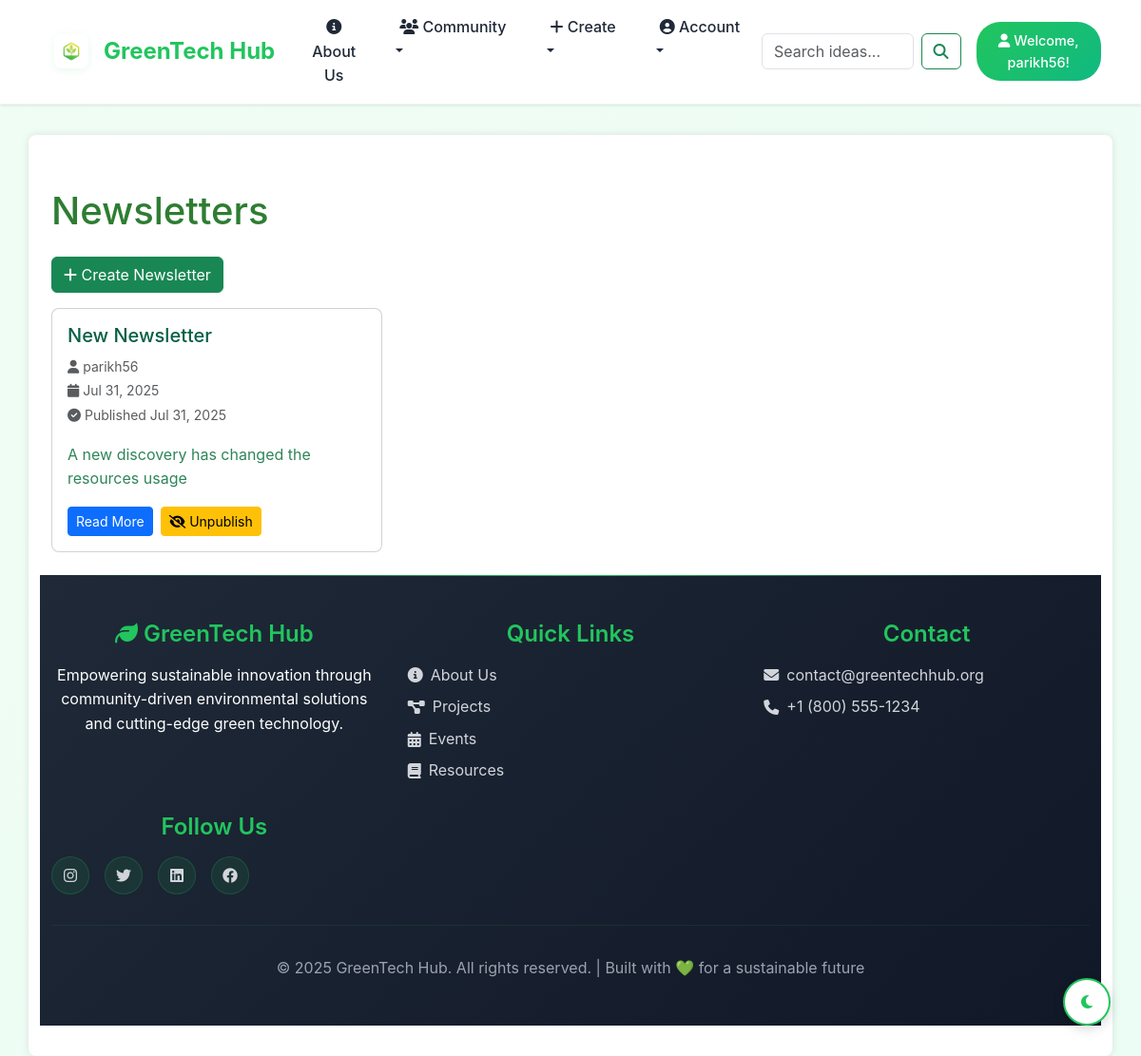
Screenshot of /newsletters/ (signed in) with the database file from the repository.
### green_app/models.py (models this page shows, shortened)
class Newsletter(models.Model):
    title = models.CharField(max_length=200)
    content = models.TextField()
    author = models.ForeignKey(User, on_delete=models.CASCADE)
    is_published = models.BooleanField(default=False)
    published_at = models.DateTimeField(null=True, blank=True)
    created_at = models.DateTimeField(auto_now_add=True)

### green_app/views.py (the view)
# urls.py: path('newsletters/', views.NewsletterListView.as_view(), name='newsletter_list'),
class NewsletterListView(ListView):
    model = Newsletter
    template_name = 'green_app/newsletter_list.html'
    context_object_name = 'newsletters'
    ordering = ['-created_at']
    paginate_by = 10
    def get_queryset(self):
        if self.request.user.is_staff:
            return super().get_queryset()
        return super().get_queryset().filter(is_published=True)

### templates/green_app/newsletter_list.html (shortened to what this page needs)
{% extends 'green_app/base.html' %}
{% block content %}
<div class="container mt-4">
    <div class="row">
        <div class="col-12">
            <h1 class="mb-4">Newsletters</h1>
            {% if user.is_staff %}
            <div class="mb-3">
                <a href="{% url 'newsletter_create' %}" class="btn btn-success">
                    <i class="fas fa-plus"></i> Create Newsletter
                </a>
            </div>
            {% endif %}
            {% if newsletters %}
                <div class="row">
                    {% for newsletter in newsletters %}
                    <div class="col-md-6 col-lg-4 mb-4">
                        <div class="card h-100">
                            <div class="card-body">
                                <h5 class="card-title">{{ newsletter.title }}</h5>
                                <p class="card-text text-muted">
                                    <small>
                                        <i class="fas fa-user"></i> {{ newsletter.author.username }}<br>
                                        <i class="fas fa-calendar"></i> {{ newsletter.created_at|date:"M d, Y" }}
                                        {% if newsletter.is_published and newsletter.published_at %}
                                            <br><i class="fas fa-check-circle"></i> Published {{ newsletter.published_at|date:"M d, Y" }}
                                        {% endif %}
                                    </small>
                                </p>
                                <p class="card-text">
                                    {{ newsletter.content|truncatewords:30 }}
                                </p>
                                <div class="d-flex gap-2">
                                    <a href="{% url 'newsletter_detail' newsletter.pk %}" class="btn btn-primary btn-sm">
                                        Read More
                                    </a>
                                    {% if user.is_staff %}
                                        <a href="{% url 'toggle_newsletter_publication' newsletter.pk %}"
                                           class="btn btn-sm {% if newsletter.is_published %}btn-warning{% else %}btn-success{% endif %}"
                                           onclick="return confirm('Are you sure you want to {% if newsletter.is_published %}unpublish{% else %}publish{% endif %} this newsletter?')">
                                            {% if newsletter.is_published %}
                                                <i class="fas fa-eye-slash"></i> Unpublish
                                            {% else %}
                                                <i class="fas fa-eye"></i> Publish
                                            {% endif %}
                                        </a>
                                    {% endif %}
                                </div>
                            </div>
                        </div>
                    </div>
                    {% endfor %}
                </div>
            {% endif %}
        </div>
    </div>
</div>
{% endblock %}

### templates/green_app/base.html (shortened to what this page needs)
<!doctype html>
<html lang="en">
<head>
    <link href="https://cdn.jsdelivr.net/npm/bootstrap@5.3.2/dist/css/bootstrap.min.css" rel="stylesheet">
    <link href="https://cdnjs.cloudflare.com/ajax/libs/font-awesome/6.4.0/css/all.min.css" rel="stylesheet">
    {% load static %}
    <link rel="stylesheet" href="{% static 'green_app/style.css' %}">
</head>
<body id="body" class="">
    <nav class="navbar navbar-expand-lg sticky-top">
        <div class="container">
            <a class="navbar-brand" href="{% url 'index' %}">
                <img src="{% static 'green_app/logo.png' %}" alt="GreenTech Hub Logo" style="height: 36px; width: 36px; margin-right: 8px; vertical-align: middle; border-radius: 8px; box-shadow: 0 2px 8px rgba(34,197,94,0.10); background: white;">
                <span style="vertical-align:middle;">GreenTech Hub</span>
            </a>
            <div class="collapse navbar-collapse" id="navbarNav">
                <ul class="navbar-nav me-auto mb-2 mb-lg-0">
                    <li class="nav-item"><a class="nav-link" href="{% url 'about_us' %}"><i class="fas fa-info-circle"></i> About Us</a></li>
                    <li class="nav-item dropdown">
                        <a class="nav-link dropdown-toggle" href="#" id="communityDropdown" role="button" data-bs-toggle="dropdown" aria-expanded="false">
                            <i class="fas fa-users"></i> Community
                        </a>
                    </li>
                    {% if user.is_authenticated %}
                        <li class="nav-item dropdown">
                            <a class="nav-link dropdown-toggle" href="#" id="createDropdown" role="button" data-bs-toggle="dropdown" aria-expanded="false">
                                <i class="fas fa-plus"></i> Create
                            </a>
                        </li>
                        <li class="nav-item dropdown">
                            <a class="nav-link dropdown-toggle" href="#" id="accountDropdown" role="button" data-bs-toggle="dropdown" aria-expanded="false">
                                <i class="fas fa-user-circle"></i> Account
                            </a>
                        </li>
                    {% else %}
                        <li class="nav-item"><a class="nav-link" href="{% url 'login' %}"><i class="fas fa-sign-in-alt"></i> Login</a></li>
                        <li class="nav-item"><a class="nav-link" href="{% url 'register' %}"><i class="fas fa-user-plus"></i> Register</a></li>
                    {% endif %}
                </ul>
                <form class="d-flex me-3" role="search" method="get" action="{% url 'search' %}">
                    <input class="form-control me-2" type="search" placeholder="Search ideas..." aria-label="Search" name="q" value="{{ request.GET.q|default:'' }}">
                    <button class="btn btn-outline-success" type="submit"><i class="fas fa-search"></i></button>
                </form>
                {% if user.is_authenticated %}
                    <div class="user-welcome">
                        <i class="fas fa-user"></i> Welcome, {{ user.username }}!
                    </div>
                {% endif %}
            </div>
        </div>
    </nav>
    <main class="container {% if request.path != '/' %}non-home{% endif %}">
        {% block content %}{% endblock %}
    <footer class="footer">
        <div class="container">
            <div class="footer-content">
                <div class="footer-section">
                    <h4><i class="fas fa-leaf"></i> GreenTech Hub</h4>
                    <p>Empowering sustainable innovation through community-driven environmental solutions and cutting-edge green technology.</p>
                </div>
                <div class="footer-section">
                    <h4>Quick Links</h4>
                    <div style="display: flex; flex-direction: column; gap: 0.5rem;">
                        <a href="{% url 'about_us' %}"><i class="fas fa-info-circle"></i> About Us</a>
                        <a href="{% url 'project_list' %}"><i class="fas fa-project-diagram"></i> Projects</a>
                        <a href="{% url 'event_list' %}"><i class="fas fa-calendar-alt"></i> Events</a>
                        <a href="{% url 'resource_list' %}"><i class="fas fa-book"></i> Resources</a>
                    </div>
                </div>
                <div class="footer-section">
                    <h4>Contact</h4>
                    <div style="display: flex; flex-direction: column; gap: 0.5rem;">
                        <a href="mailto:contact@greentechhub.org">
                            <i class="fas fa-envelope"></i> contact@greentechhub.org
                        </a>
                        <a href="tel:+18005551234">
                            <i class="fas fa-phone"></i> +1 (800) 555-1234
                        </a>
                    </div>
                </div>
                <div class="footer-section">
                    <h4>Follow Us</h4>
                    <div class="social-links">
                        <a href="#" class="social-link" title="Instagram">
                            <i class="fab fa-instagram"></i>
                        </a>
                        <a href="#" class="social-link" title="Twitter">
                            <i class="fab fa-twitter"></i>
                        </a>
                        <a href="#" class="social-link" title="LinkedIn">
                            <i class="fab fa-linkedin"></i>
                        </a>
                        <a href="#" class="social-link" title="Facebook">
                            <i class="fab fa-facebook"></i>
                        </a>
                    </div>
                </div>
            </div>
            <div class="footer-bottom">
                <p>&copy; {% now "Y" %} GreenTech Hub. All rights reserved. | Built with 💚 for a sustainable future</p>
            </div>
        </div>
    </footer>
    <button onclick="toggleDarkMode()" class="dark-mode-toggle" id="darkModeToggle" title="Toggle Dark Mode">
        <i class="fas fa-moon" id="darkModeIcon"></i>
    </button>
</body>
</html>

### static/green_app/style.css (style rules this page uses)
body { font-family: 'Segoe UI', Tahoma, Geneva, Verdana, sans-serif; margin: 0; padding: 0; background-color: #f4f6f8; color: #333; }
header, footer { background-color: #2e7d32; color: white; padding: 1rem 2rem; text-align: center; }
nav { background-color: #388e3c; padding: 1rem; text-align: center; }
nav a { color: white; margin: 0 15px; text-decoration: none; font-weight: bold; }
main { padding: 2rem; max-width: 1000px; margin: auto; background-color: white; box-shadow: 0px 0px 8px rgba(0,0,0,0.1); border-radius: 8px; margin-top: 2rem; }
h1, h2, h3 { color: #2e7d32; }
footer { margin-top: 3rem; }
.card { border-radius: 0.5rem; }
.card-title { color: #065f46; }
.card-text { color: #2f855a; }

### templates/green_app/base.html (style rules this page uses)
:root { --primary-green: #22c55e; --dark-green: #15803d; --light-green: #dcfce7; --accent-green: #10b981; --text-dark: #1f2937; --text-light: #6b7280; --card-shadow: 0 4px 6px -1px rgb(0 0 0 / 0.1), 0 2px 4px -2px rgb(0 0 0 / 0.1); --card-hover-shadow: 0 20px 25px -5px rgb(0 0 0 / 0.1), 0 10px 10px -5px rgb(0 0 0 / 0.04); }
* { margin: 0; padding: 0; box-sizing: border-box; }
body { background: linear-gradient(135deg, #f0fdf4 0%, #ecfdf5 100%); font-family: 'Inter', -apple-system, BlinkMacSystemFont, sans-serif; line-height: 1.6; color: var(--text-dark); display: flex; flex-direction: column; min-height: 100vh; }
.navbar { background: rgba(255, 255, 255, 0.95); backdrop-filter: blur(10px); border-bottom: 1px solid rgba(34, 197, 94, 0.1); box-shadow: 0 1px 3px 0 rgb(0 0 0 / 0.1); transition: all 0.3s ease; }
.navbar-brand { font-weight: 700; font-size: 1.5rem; color: var(--primary-green) !important; display: flex; align-items: center; gap: 0.5rem; }
.nav-link { color: var(--text-dark) !important; font-weight: 500; transition: all 0.3s ease; position: relative; }
.nav-link::after { content: ''; position: absolute; width: 0; height: 2px; bottom: -5px; left: 0; background-color: var(--primary-green); transition: width 0.3s ease; }
.user-welcome { background: linear-gradient(135deg, var(--primary-green), var(--accent-green)); color: white; padding: 0.5rem 1rem; border-radius: 25px; font-weight: 500; font-size: 0.9rem; }
main { flex: 1; padding: 2rem 0; }
.footer { background: linear-gradient(135deg, var(--text-dark) 0%, #111827 100%); color: white; padding: 3rem 0 2rem; margin-top: auto; position: relative; overflow: hidden; }
.footer::before { content: ''; position: absolute; top: 0; left: 0; right: 0; height: 1px; background: linear-gradient(90deg, transparent, var(--primary-green), transparent); }
.footer-content { display: grid; grid-template-columns: repeat(auto-fit, minmax(250px, 1fr)); gap: 2rem; margin-bottom: 2rem; }
.footer-section h4 { color: var(--primary-green); margin-bottom: 1rem; font-weight: 600; }
.footer a { color: #d1d5db; text-decoration: none; transition: all 0.3s ease; display: inline-flex; align-items: center; gap: 0.5rem; }
.social-links { display: flex; gap: 1rem; }
.social-link { width: 40px; height: 40px; border-radius: 50%; background: rgba(34, 197, 94, 0.1); display: flex; align-items: center; justify-content: center; color: var(--primary-green); border: 1px solid rgba(34, 197, 94, 0.2); transition: all 0.3s ease; }
.footer-bottom { text-align: center; padding-top: 2rem; border-top: 1px solid rgba(34, 197, 94, 0.1); color: #9ca3af; }
.dropdown-toggle::after { display: inline-block; margin-left: 0.255em; vertical-align: 0.255em; content: ""; border-top: 0.3em solid; border-right: 0.3em solid transparent; border-bottom: 0; border-left: 0.3em solid transparent; background: none !important; }
.dark-mode-toggle { position: fixed; bottom: 2rem; right: 2rem; z-index: 9999; width: 50px; height: 50px; border-radius: 50%; border: 2px solid var(--primary-green); background: #ffffff; color: var(--primary-green); display: flex; align-items: center; justify-content: center; cursor: pointer; transition: all 0.3s ease; box-shadow: 0 4px 12px rgba(0, 0, 0, 0.15); }

### rows the page displays
Newsletter: title "New Newsletter", author.username "parikh56", created_at "Jul 31, 2025", published_at "Jul 31, 2025", content "A new discovery has changed the resources usage", is_published True (drawn)

### other values shown
{{ user.username }} "parikh56"
